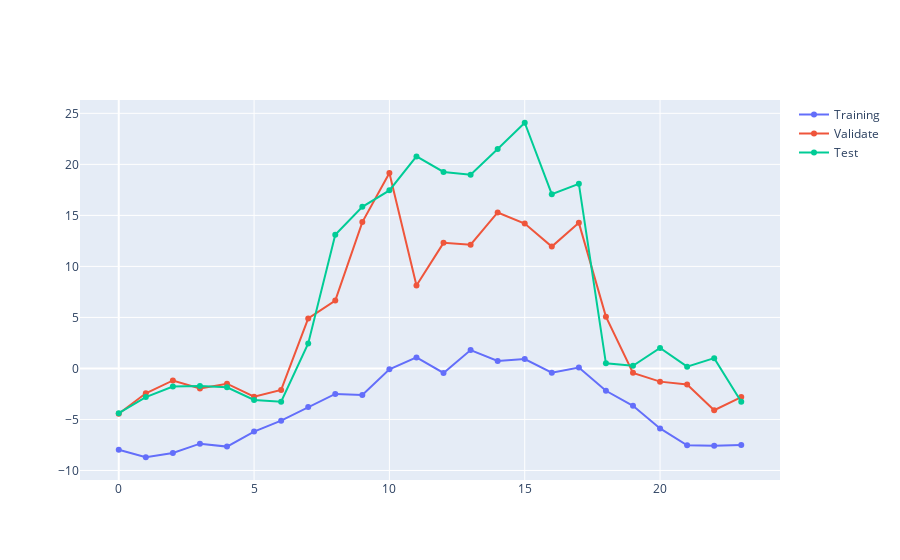

The cell this chart's notebook holds for it:
### Code cell
# viz of splits

fig = go.Figure()

fig.add_trace(go.Scatter(x= train_agg['hour_of_day'],
                         y=train_agg['centered_car_count'],
                         mode='markers+lines',
                         name="Training "))

fig.add_trace(go.Scatter(x=validate_agg['hour_of_day'],
                         y=validate_agg['centered_car_count'],
                         mode='markers+lines',
                         name='Validate'))

fig.add_trace(go.Scatter(x=test_agg['hour_of_day'],
                         y=test_agg['centered_car_count'],
                         mode='markers+lines',
                         name='Test'))

fig.show()

### Figure 1 — Plotly figure (JSON) as saved in the notebook; plotly's stock layout.template omitted (floating-point values rounded to 4 significant figures)
{"data": [{"mode": "markers+lines", "name": "Training ", "type": "scatter", "x": [0, 1, 2, 3, 4, 5, 6, 7, 8, 9, 10, 11, 12, 13, 14, 15, 16, 17, 18, 19, 20, 21, 22, 23], "y": [-7.971, -8.703, -8.281, -7.372, -7.66, -6.191, -5.119, -3.789, -2.494, -2.61, -0.07909, 1.084, -0.4437, 1.798, 0.7285, 0.9193, -0.4137, 0.08628, -2.189, -3.66, -5.878, -7.535, -7.568, -7.494]}, {"mode": "markers+lines", "name": "Validate", "type": "scatter", "x": [0, 1, 2, 3, 4, 5, 6, 7, 8, 9, 10, 11, 12, 13, 14, 15, 16, 17, 18, 19, 20, 21, 22, 23], "y": [-4.446, -2.438, -1.178, -1.964, -1.494, -2.766, -2.109, 4.906, 6.66, 14.34, 19.15, 8.131, 12.31, 12.12, 15.28, 14.19, 11.94, 14.27, 5.078, -0.4312, -1.294, -1.574, -4.094, -2.806]}, {"mode": "markers+lines", "name": "Test", "type": "scatter", "x": [0, 1, 2, 3, 4, 5, 6, 7, 8, 9, 10, 11, 12, 13, 14, 15, 16, 17, 18, 19, 20, 21, 22, 23], "y": [-4.383, -2.806, -1.771, -1.716, -1.842, -3.094, -3.258, 2.454, 13.11, 15.84, 17.45, 20.78, 19.26, 18.98, 21.51, 24.08, 17.08, 18.09, 0.5063, 0.2563, 2.006, 0.1729, 1.006, -3.263]}], "layout": {}}
